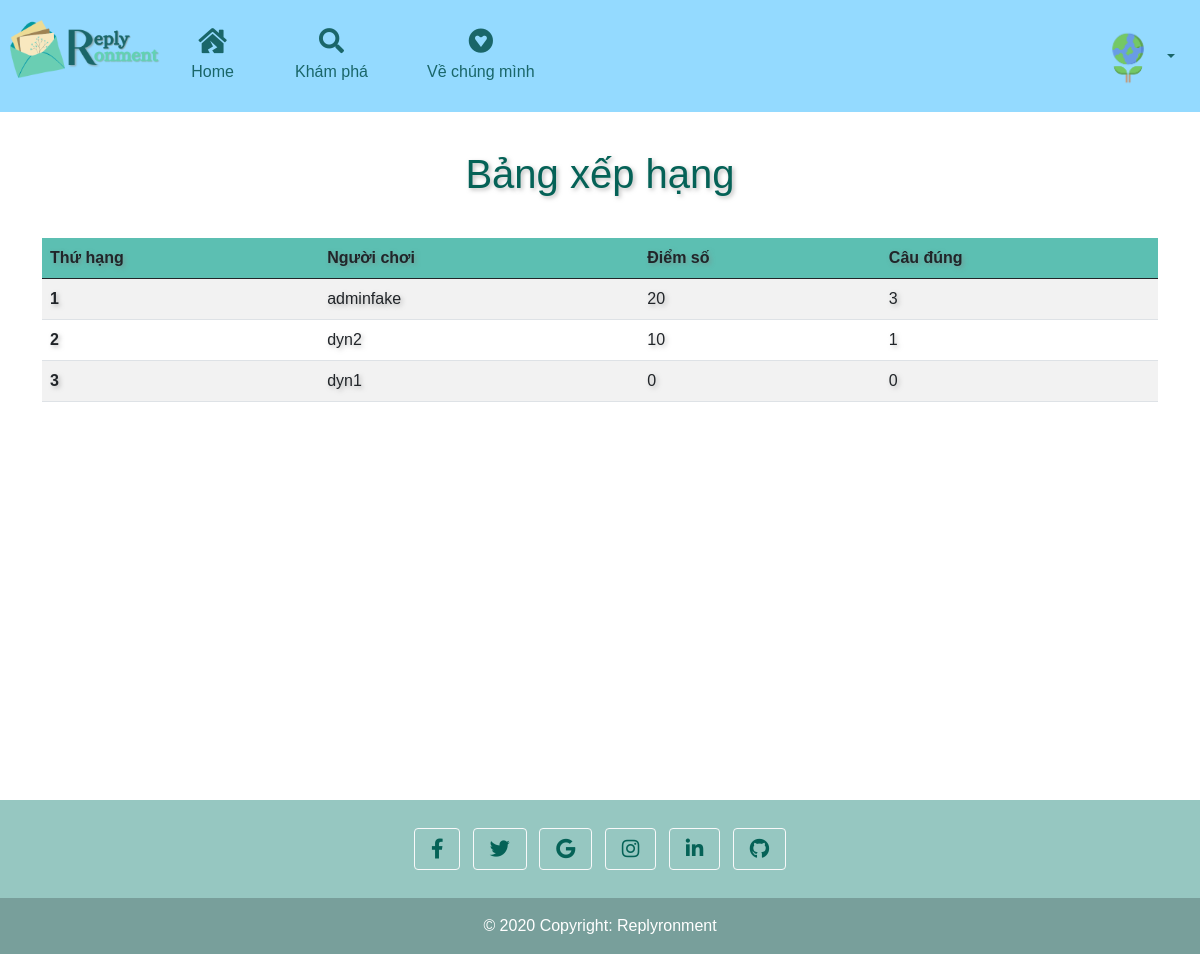
Screenshot of /Quiz/scoreboard (signed in) with the database file from the repository.
### replyronment/models.py (models this page shows, shortened)
class Profile(models.Model):
    user = models.OneToOneField(User, on_delete=models.CASCADE)
    avatar = models.ImageField(default='earth.png', upload_to='profile_images')
    bio = models.TextField()
    score = models.IntegerField(default=0,validators=[MinValueValidator(0)])
    answered_ques = models.ManyToManyField('QuesModel', blank=True, related_name='Answered_Questions')
    Correct_ques = models.ManyToManyField('QuesModel', blank=True, related_name='Correct_Questions')
    Incorrect_ques = models.ManyToManyField('QuesModel', blank=True, related_name='Incorrect_Question')
    def getrank(self):
        users = Profile.objects.all().order_by('-score')
        return list(users).index(self) + 1

### replyronment/views.py (the view)
# urls.py: path('Quiz/scoreboard',views.scoreboard,name='scoreboard'),
def scoreboard(request):
    users = Profile.objects.all().order_by("-score")
    return render(request,'html/scoreboard.html',{'users':users})

### replyronment/templates/html/scoreboard.html
{% include "html/navbar.html" %} {% load static %}
<body>
    <link rel="stylesheet" href="{%  static  'css/scoreboard.css'  %}">
    <div class="scoreboard">
        <h1 class="text-center pb-4">Bảng xếp hạng</h1>
        <div class="container mt-3">
            <div class="table-responsive">
                <table class="table table-striped custom">
                    <thead class="customthead">
                        <tr>
                            <th scope="col">Thứ hạng</th>
                            <th scope="col">Người chơi</th>
                            <th scope="col">Điểm số</th>
                            <th scope="col">Câu đúng</th>
                        </tr>
                    </thead>
                    <tbody>
                        {% for u in users %}
                        <tr>
                            <th scope="row">{{u.getrank}}</th>
                            <td>{{ u.user.username }}</td>
                            <td>{{ u.score }}</td>
                            {% with u.Correct_ques.count as total %}
                            <td>{{ total }}</td>
                            {% endwith %}
                        </tr>
                        {% endfor %}
                    </tbody>
                </table>
            </div>
        </div>
    </div>
</body>
{% include "html/footer.html" %}

### replyronment/templates/html/navbar.html (shortened to what this page needs)
{% load static %}
<!DOCTYPE html>
<html lang="en">
<head>
    <link rel="stylesheet" href="https://use.fontawesome.com/releases/v5.10.2/css/all.css">
    <link rel="stylesheet" href="https://cdn.jsdelivr.net/npm/bootstrap@5.0.2/dist/css/bootstrap.min.css " rel="stylesheet ">
    <link rel="stylesheet" href="{%  static  'css/navbar.css'  %}">
</head>
<header>
    <div class="brand-logo">
        <a href="/"><img src="../../static/Images/logo.png" alt="Brand Logo"></a>
    </div>
    <nav>
        <ul class="navigation">
            <li class="left"><a href="/"><i class="fas fa-house-damage"></i> Home</a></li>
            <li class="left"><a href="/LandingPage"><i class="fas fa-search"></i> Khám phá</a></li>
            <li class="left"><a href="/Aboutus"><i class="fab fa-gratipay"></i> Về chúng mình</a></li>
            {% if user.is_authenticated %}
            <li class="dropdown">
                <a class="nav-link dropdown-toggle" href="#" id="navbarDropdownMenuLink" role="button" data-bs-toggle="dropdown" aria-expanded="false">
                    <img src="{{ user.profile.avatar.url }}" width="60" height="60" class="rounded-circle">
                </a>
            </li>
            {% else %}
            <li class="right"><a href="/register"><i class="fas fa-user-plus"></i> Đăng ký</a></li>
            <li class="right"><a href="/login"><i class="fas fa-sign-in-alt"></i> Đăng nhập</a></li>
            {% endif %}
        </ul>
    </nav>
</header>

### replyronment/static/css/navbar.css (style rules this page uses)
* { margin: 0; padding: 0; box-sizing: border-box; font-family: arial; }
body { font-family: "Noto Sans"; }
a { text-decoration: none; }
header { height: 100%; width: 100%; float: left; background: #94DAFF; padding: 0 10px; z-index: 100; }
.brand-logo { max-width: 150px; float: left; padding: 20px 0px; }
.brand-logo img { max-width: 100%; }
.navigation { z-index: 100; margin: 0px; }
.navigation .left { list-style: none; float: left; }
.navigation li a { color: #1A6669; padding: 28px 15px; text-align: center; display: block; text-decoration: none; }
.navigation li a i { width: 100%; font-size: 25px; margin-bottom: 7px; }
.navigation .dropdown { list-style: none; float: right; }
.navigation .dropdown a { padding-bottom: 5px; }

### replyronment/static/css/scoreboard.css (style rules this page uses)
.customthead tr { background: #5CBFB2 !important; }
table { font-family: "Noto Sans"; height: 100%; }
.scoreboard { padding-top: 150px; font-family: "Noto Sans"; text-shadow: 2px 2px 4px rgba(128, 128, 128, 0.5); color: #056257; height: 100vh; }

### rows the page displays
Profile: getrank "1", user.username "adminfake", score "20", Correct_ques.count "3"
Profile: getrank "2", user.username "dyn2", score "10", Correct_ques.count "1"
Profile: getrank "3", user.username "dyn1", score "0", Correct_ques.count "0"
